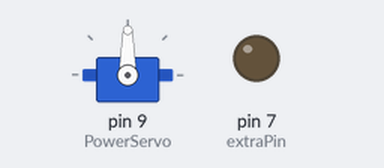
Recording of a sketch running on a simulated Arduino Uno, built with avr-gcc and run on an emulated ATmega328P. Shown: servo, output pins drawn as LEDs (lit = HIGH). At 3.0 s the program stops and its outputs stay as they are.

Above: at 0.1 s.
At 1.1 s:
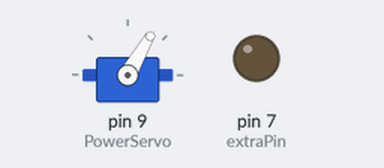
Timing chart, 0 to 3.5 s (numbered marks = the images above):
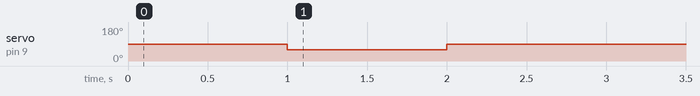

Measured:
- by itself, servo on pin 9 (PowerServo): 90° → 60° at 1.0 s, → 90° 1.0 s later

The sketch:

ServoWOLArduinoPart.ino
```cpp
#include <Servo.h>

const int extraPin = 7;

Servo PowerServo;
void setup() {
  // put your setup code here, to run once:


  PowerServo.attach(9);
  delay(1000);
  PowerServo.write(60);
  delay(1000);
  PowerServo.write(90);
  delay(1000);
  pinMode(extraPin, OUTPUT);
  digitalWrite(extraPin, LOW);
  while (1);
}
```
